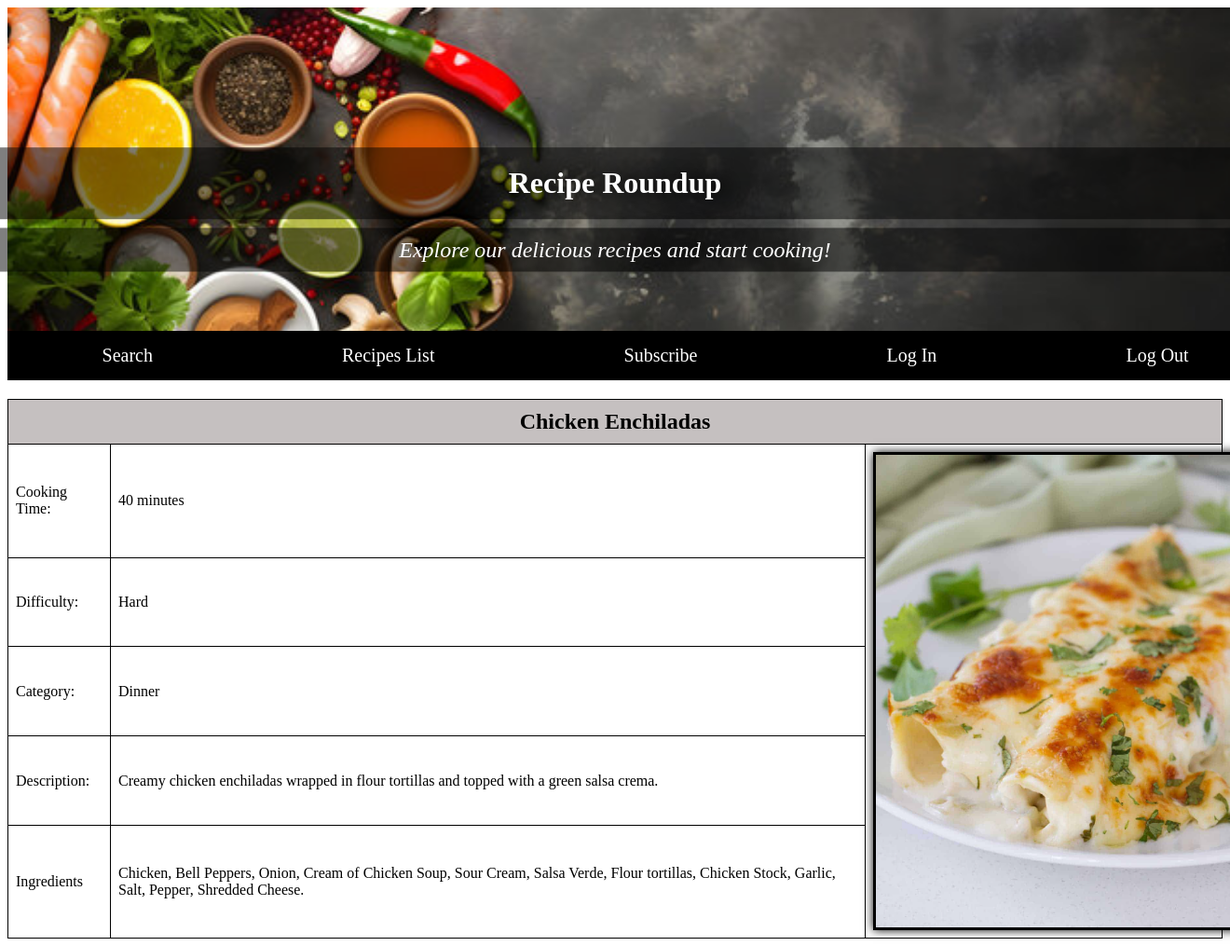
The app's page /recipe/6/ (signed in) with its own data.
### recipes/models.py (models this page shows, shortened)
class Recipe(models.Model):
    name = models.CharField(max_length=100)
    description = models.TextField()
    cooking_time = models.IntegerField()
    ingredients = models.TextField()
    difficulty_level_choices = (
        ('easy', 'Easy'),
        ('medium', 'Medium'),
        ('hard', 'Hard'),
    )
    difficulty_level = models.CharField(max_length=10, choices=difficulty_level_choices)
    pic = models.ImageField(upload_to='recipes', default='no_image.jpg')
    category_choices = (
        ('breakfast', 'Breakfast'),
        ('lunch', 'Lunch'),
        ('dinner', 'Dinner'),
        ('snack', 'Snack'),
        ('dessert', 'Dessert'),
    )
    category = models.CharField(max_length=10, choices=category_choices, default='lunch')

### recipes/views.py (the view)
# urls.py: path('recipe/<int:recipe_id>/', views.recipe_details, name='recipe_details'),
@login_required
def recipe_details(request, recipe_id):
    recipe = Recipe.objects.get(pk=recipe_id)
    return render(request, 'recipes/recipe_details.html', {'recipe': recipe})

### recipes/templates/recipes/recipe_details.html (shortened to what this page needs)
{% load static %}
<!DOCTYPE html>
<html lang="en">
<head>
  <link rel="stylesheet" type="text/css" href="{% static 'recipes/styles.css' %}">
</head>
<body>
  <div class="container">
    <img src="{% static 'recipes/images/Ingredientbanner.jpg' %}" alt="ingredients">
    <h1>Recipe Roundup</h1>
    <p class="description">Explore our delicious recipes and start cooking!</p>
    <div class="banner">
      <a href="#">Search</a>
      <a href="{% url 'recipes:recipes_list' %}">Recipes List</a>
      <a href="#">Subscribe</a>
      <a href="{% url 'login' %}">Log In</a>
      <a href="{% url 'logout' %}">Log Out</a>
    </div>
  </div>
  <table>
    <tr>
      <th colspan="3">{{ recipe.name }}</th>
    </tr>
    <tr>
      <td>
        <p>Cooking Time:</p>
      </td>
      <td>
        <p>{{ recipe.cooking_time }} minutes</p>
      </td>
      <td rowspan="6">
        <img src="{{ recipe.pic.url }}" alt="{{ recipe.name }}">
      </td>
    </tr>
    <tr>
      <td>
        <p>Difficulty:</p>
      </td>
      <td>
        <p>{{ recipe.get_difficulty_level_display }}</p>
      </td>
    </tr>
    <tr>
      <td>
        <p>Category:</p>
      </td>
      <td>
        <p>{{ recipe.get_category_display }}</p>
      </td>
    </tr>
    <tr>
      <td>
        <p>Description:</p>
      </td>
      <td>
        <p>{{ recipe.description }}</p>
      </td>
    </tr>
    <tr>
      <td>
        <p>Ingredients</p>
      </td>
      <td>
        <p>{{ recipe.ingredients }}</p>
      </td>
    </tr>
  </table>
</body>
</html>

### recipes/static/recipes/styles.css (style rules this page uses)
.container { position: relative; width: 100%; height: 400px; }
img { width: 110%; height: 100%; object-fit: cover; }
h1 { position: absolute; top: 40%; left: 50%; transform: translate(-50%, -40%); color: white; font-size: 2em; text-align: center; width: 100%; margin: 5; padding: 20px; background-color: rgba(0, 0, 0, 0.5); text-shadow: 10px 0 20px black; }
.description { position: absolute; top: 65%; left: 50%; transform: translate(-50%, -50%); color: white; font-style: italic; font-size: 1.5em; text-align: center; width: 105%; margin: 0; padding: 10px; background-color: rgba(0, 0, 0, 0.5); text-shadow: 10px 0 40px black; }
.banner { position: absolute; bottom: 0; left: 0; width: 105%; background-color: #000; padding: 10px 0; display: flex; justify-content: space-around; align-items: center; }
.banner a { color: white; text-decoration: none; padding: 5px 10px; font-size: 20px; }
table { width: 100%; border: 1px solid black; border-collapse: collapse; margin-top: 20px; }
th, td { border: 1px solid #000; padding: 8px; }
th { background-color: #f2f2f2; font-weight: bold; }
th[colspan="3"] { text-align: center; font-size: 1.5em; padding: 10px; background-color: #c5c0c0; }
td img { max-width: 450px; height: auto; display: block; margin: 0 auto; border: 3px solid black; box-shadow: 0 0 10px black; }

### records on screen
Recipe: name "Chicken Enchiladas", cooking_time "40", pic (picture), difficulty_level "Hard", category "Dinner", description "Creamy chicken enchiladas wrapped in flour tortillas and topped with a green salsa crema.", ingredients "Chicken, Bell Peppers, Onion, Cream of Chicken Soup, Sour Cream, Salsa Verde, Flour tortillas, Chicken Stock, Garlic, Salt, Pepper, Shredded Cheese."
